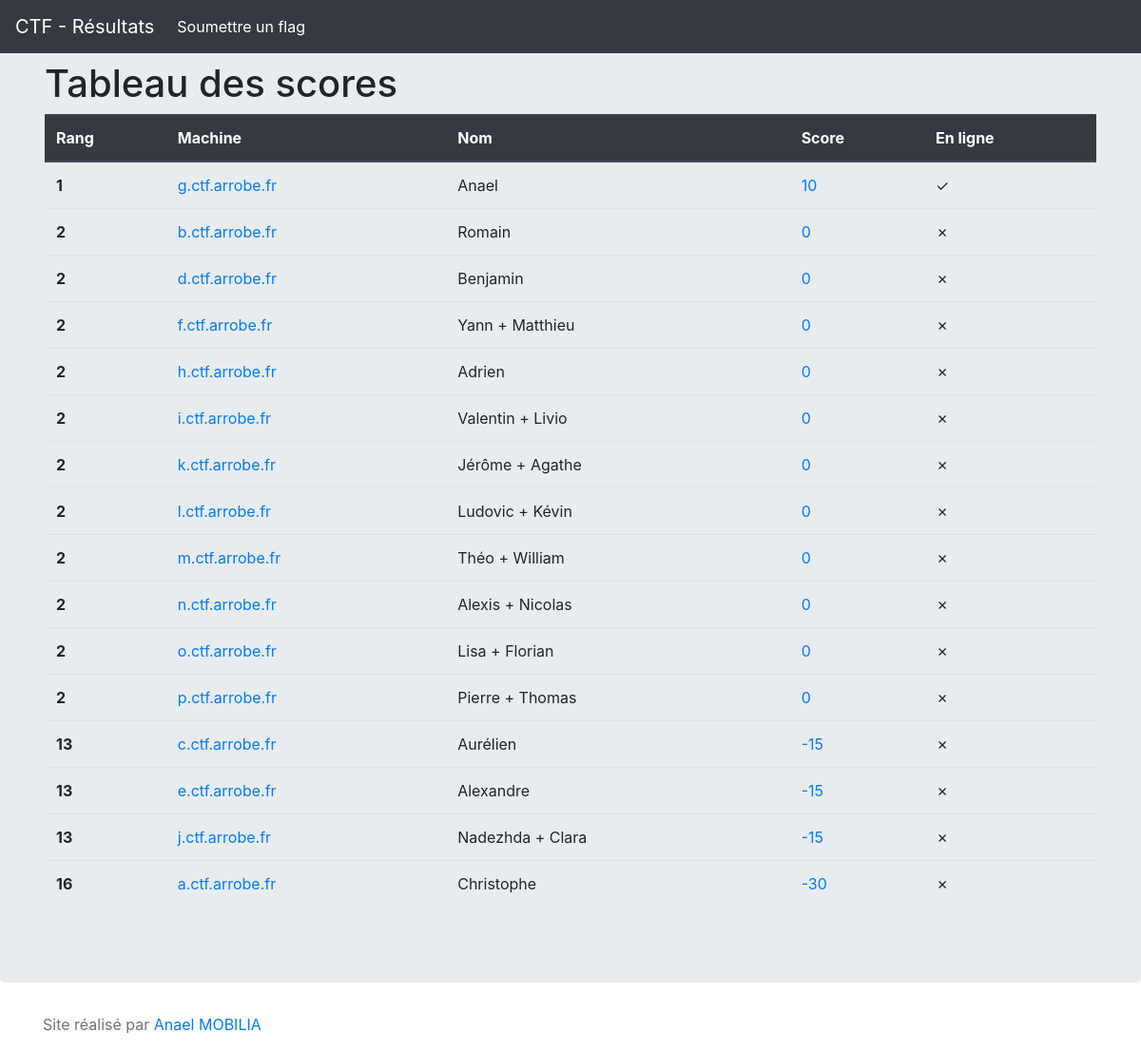
The page / on the database its author committed.
### tables this page shows
CREATE TABLE `groupe` (
  `id` int(11) NOT NULL,
  `urlServeur` text NOT NULL,
  `membres` text NOT NULL,
  `isEnLigne` tinyint(4) NOT NULL
);

### classes/maBDD.class.php (called while the page is built, shortened)
<?php
class maBDD {
   private $maBDD = null;
   private static $monInstance = null;
   private function __construct() {
      $this->maBDD = new PDO('mysql:host=' . _BDD_HOST_ . ';dbname=' . _BDD_NAME_, _BDD_USER_, _BDD_PASS_);
      $this->maBDD->setAttribute(PDO::ATTR_ERRMODE, PDO::ERRMODE_EXCEPTION);
      $this->maBDD->setAttribute(PDO::ATTR_DEFAULT_FETCH_MODE, PDO::FETCH_OBJ);
   }
   public static function getInstance() {
      if (is_null(self::$monInstance)) {
         self::$monInstance = new maBDD();
      }
      return self::$monInstance;
   }
   public function query($query) {
      return $this->maBDD->query($query);
   }
   public function prepare($query) {
      return $this->maBDD->prepare($query);
   }
}

### classes/loader.class.php (called while the page is built, shortened)
<?php
class loader {
    public static function chargerGroupes($randomChris = false) {
        $req = "SELECT * FROM groupe";
        $resultat = maBDD::getInstance()->query($req);
        $retour = new ArrayObject();
        foreach ($resultat->fetchAll() as $value) {
            $monStub = new groupe();
            $monStub->setId($value->id);
            $monStub->setUrlServeur($value->urlServeur);
            $monStub->setMembres($value->membres);
            $monStub->setIsEnligne($value->isEnLigne);
            $retour->append($monStub);
        }
        if ($randomChris) {
            $maListe = (array) $retour;
            shuffle($maListe);
            $monRetour = new ArrayObject($maListe);
        } else {
            $monRetour = $retour;
        }
        return $monRetour;
    }
}

### classes/groupe.class.php (called while the page is built)
<?php
class groupe {
    private $id;
    private $urlServeur;
    private $membres;
    private $isEnligne;
    public function getScore() {
        $monScore = 0;
        $req = maBDD::getInstance()->prepare("SELECT * FROM evenement ev, typeaction ty WHERE ev.type = ty.id AND ev.groupe = :groupe AND ev.etat=1");
        $req->bindValue(':groupe', $this->getId(), PDO::PARAM_INT);
        $req->execute();
        foreach ($req->fetchAll() as $value) {
            $monScore += (int) $value->valeur;
        }
        return $monScore;
    }
    public function getId() {
        return $this->id;
    }
    public function getUrlServeur() {
        return $this->urlServeur;
    }
    public function getMembres() {
        return $this->membres;
    }
    public function getIsEnligne() {
        return $this->isEnligne;
    }
    public function setId($id) {
        $this->id = $id;
    }
    public function setUrlServeur($urlServeur) {
        $this->urlServeur = $urlServeur;
    }
    public function setMembres($membres) {
        $this->membres = $membres;
    }
    public function setIsEnligne($isEnligne) {
        $this->isEnligne = $isEnligne;
    }
}

### index.php (the view, shortened to what this page needs)
<?php
$listeGroupe = loader::chargerGroupes();
?>
<!DOCTYPE html>
<html lang="fr">
    <head>
        <link href="css/bootstrap.min.css" rel="stylesheet">
    </head>
    <body>
        <nav class="navbar navbar-expand-md navbar-dark fixed-top bg-dark">
            <a class="navbar-brand" href="#">CTF - Résultats</a>
            <ul class="navbar-nav mr-auto">
                <li class="nav-item active">
                    <a class="nav-link" href="soumissionFlag.php">Soumettre un flag</a>
                </li>
            </ul>
        </nav>
        <main role="main">
            <div class="jumbotron">
                <div class="container">
                    <h1 class="display-5">Tableau des scores</h1>
                    <table class="table table-hover" id="resultats">
                        <thead class="thead-dark">
                            <tr>
                                <th scope="col">Rang</th>
                                <th scope="col">Machine</th>
                                <th scope="col">Nom</th>
                                <th scope="col">Score</th>
                                <th scope="col">En ligne</th>
                            </tr>
                        </thead>
                        <tbody>
                            <?php foreach ($listeGroupe as $unGroupe) : ?>
                                <tr>
                                    <th scope="row"></th>
                                    <td><a href="evenementServeur.php?id=<?= $unGroupe->getId() ?>">
                                            <?= $unGroupe->getUrlServeur() ?>
                                        </a></td>
                                    <td><?= $unGroupe->getMembres() ?></td>
                                    <td class="score">
                                        <a href="scoreGroupe.php?id=<?= $unGroupe->getId() ?>">
                                            <?= $unGroupe->getScore() ?>
                                        </a>
                                    </td>
                                    <td><?= $unGroupe->getIsEnligne() ? "✓" : "✗" ?></td>
                                </tr>
                            <?php endforeach; ?>
                        </tbody>
                    </table>
                </div>
            </div>
        </main>
        <footer class="text-muted">
            <div class="container">
                <p>Site réalisé par <a href="https://www.anael.eu">Anael MOBILIA</a></p>
            </div>
        </footer>
    </body>
</html>

### rows shown on the page
groupe: urlServeur "a.ctf.arrobe.fr", membres "Christophe", Score "-30"
groupe: urlServeur "b.ctf.arrobe.fr", membres "Romain", Score "0"
groupe: urlServeur "c.ctf.arrobe.fr", membres "Aurélien", Score "-15"
groupe: urlServeur "d.ctf.arrobe.fr", membres "Benjamin", Score "0"
groupe: urlServeur "e.ctf.arrobe.fr", membres "Alexandre", Score "-15"
groupe: urlServeur "f.ctf.arrobe.fr", membres "Yann + Matthieu", Score "0"
groupe: urlServeur "g.ctf.arrobe.fr", membres "Anael", Score "10"
groupe: urlServeur "h.ctf.arrobe.fr", membres "Adrien", Score "0"
groupe: urlServeur "i.ctf.arrobe.fr", membres "Valentin + Livio", Score "0"
groupe: urlServeur "j.ctf.arrobe.fr", membres "Nadezhda + Clara", Score "-15"
groupe: urlServeur "k.ctf.arrobe.fr", membres "Jérôme + Agathe", Score "0"
groupe: urlServeur "l.ctf.arrobe.fr", membres "Ludovic + Kévin", Score "0"
groupe: urlServeur "m.ctf.arrobe.fr", membres "Théo + William", Score "0"
groupe: urlServeur "n.ctf.arrobe.fr", membres "Alexis + Nicolas", Score "0"
groupe: urlServeur "o.ctf.arrobe.fr", membres "Lisa + Florian", Score "0"
groupe: urlServeur "p.ctf.arrobe.fr", membres "Pierre + Thomas", Score "0"
